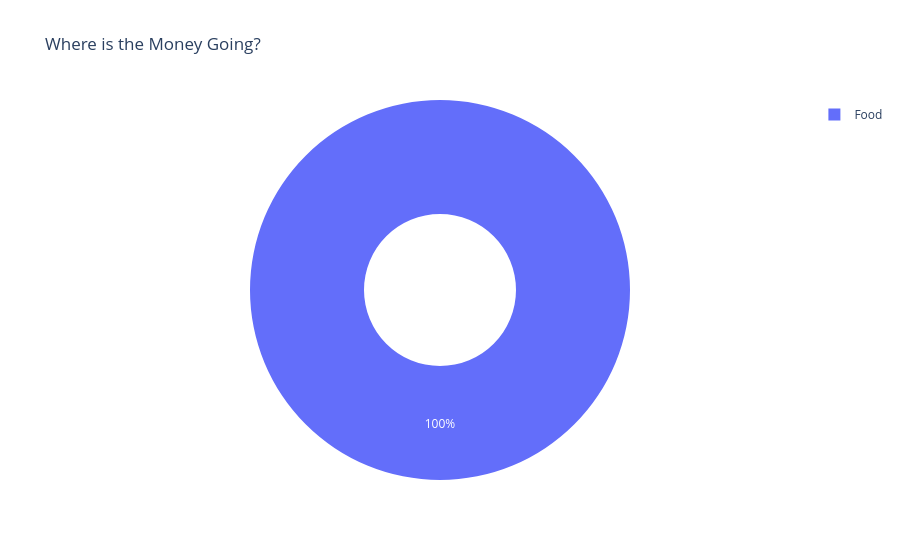

The notebook cell saved with this chart:
### Code cell
# --- 1. Category-wise Spending (Pie Chart) ---
category_totals = df.groupby('category')['amount'].sum().reset_index()
fig_pie = px.pie(category_totals, values='amount', names='category', 
                 title='Where is the Money Going?', hole=0.4)
fig_pie.show()

### Figure 1 — Plotly figure (JSON) as saved in the notebook; plotly's stock layout.template omitted (floating-point values rounded to 4 significant figures)
{"data": [{"domain": {"x": [0, 1], "y": [0, 1]}, "hole": 0.4, "hovertemplate": "category=%{label}<br>amount=%{value}<extra></extra>", "labels": ["Food"], "legendgroup": "", "name": "", "showlegend": true, "type": "pie", "values": [92493]}], "layout": {"legend": {"tracegroupgap": 0}, "title": {"text": "Where is the Money Going?"}}}
